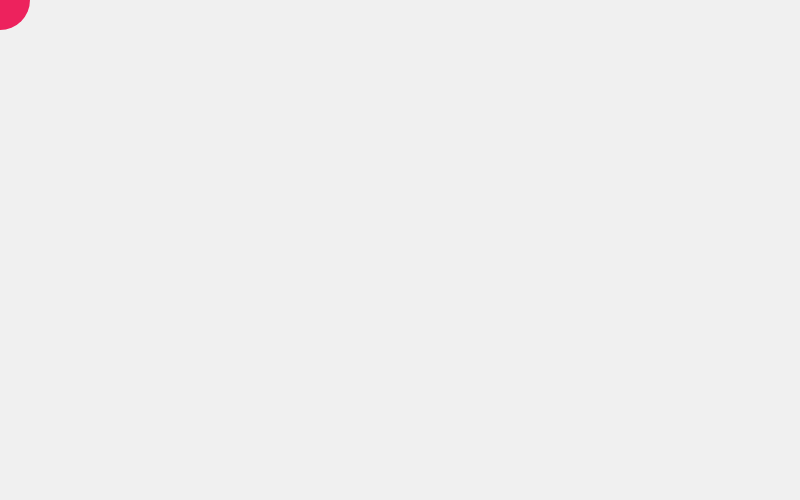
Frame 1 (no input)
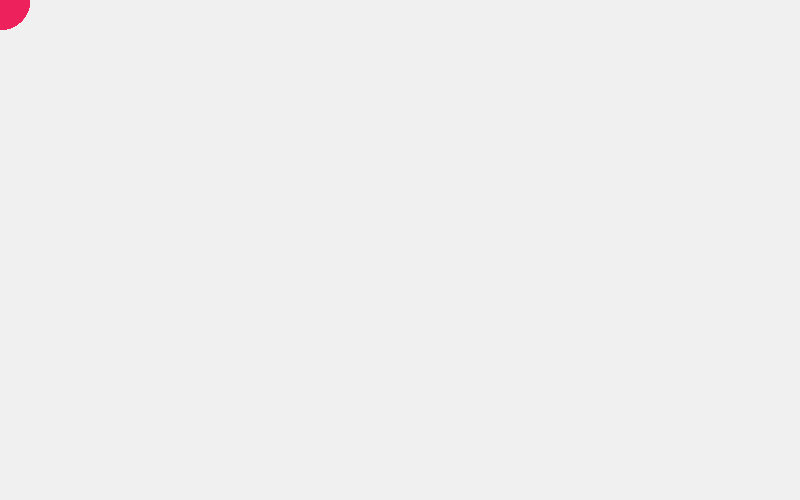
Frame 60 (no input)
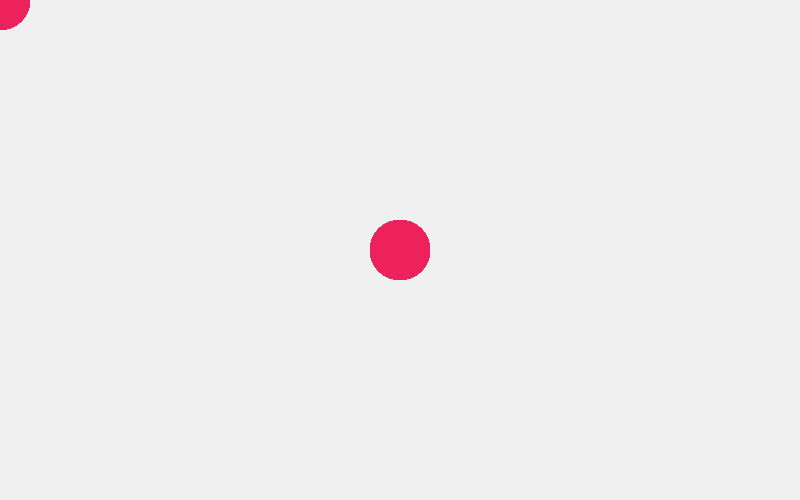
Frame 120 (the mouse pressed at the canvas centre since frame 60)

The p5.js sketch that drew these frames (run headless with seeded random() and noise() and a simulated clock; from frame 60 on, the mouse is pressed at the canvas centre):

// p5.js sketch
// ── sketch.js
function setup() {
  createCanvas(800, 500);
  background(240);
}

function draw() {
  // Draw a circle that follows the mouse
  fill(237, 34, 93);
  noStroke();
  ellipse(mouseX, mouseY, 60, 60);
}
